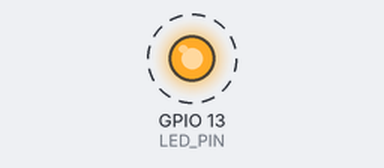
Simulated run of this sketch. Board: ESP32. Parts: output pins drawn as LEDs (lit = HIGH). Dashed ring = blinking.

Above: at 0.5 s.
Timing chart, 0 to 4.6 s (numbered marks = the images above):
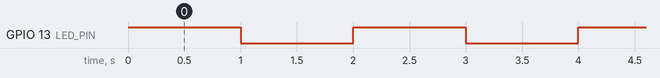

Measured:
- by itself, GPIO 13 (LED_PIN): alternates HIGH for 1.0 s and LOW for 1.0 s

The sketch:

programa_teste_ESP32.ino
```cpp
// Incluindo a biblioteca necessária
#include <Arduino.h>

// Definindo o pino do LED
#define LED_PIN 13

void setup() {
  // Inicializando o pino do LED como saída
  pinMode(LED_PIN, OUTPUT);
}

void loop() {
  // Acendendo o LED
  digitalWrite(LED_PIN, HIGH);
  // Esperando 1 segundo
  delay(1000);
  // Apagando o LED
  digitalWrite(LED_PIN, LOW);
  // Esperando 1 segundo novamente
  delay(1000);
}
```
